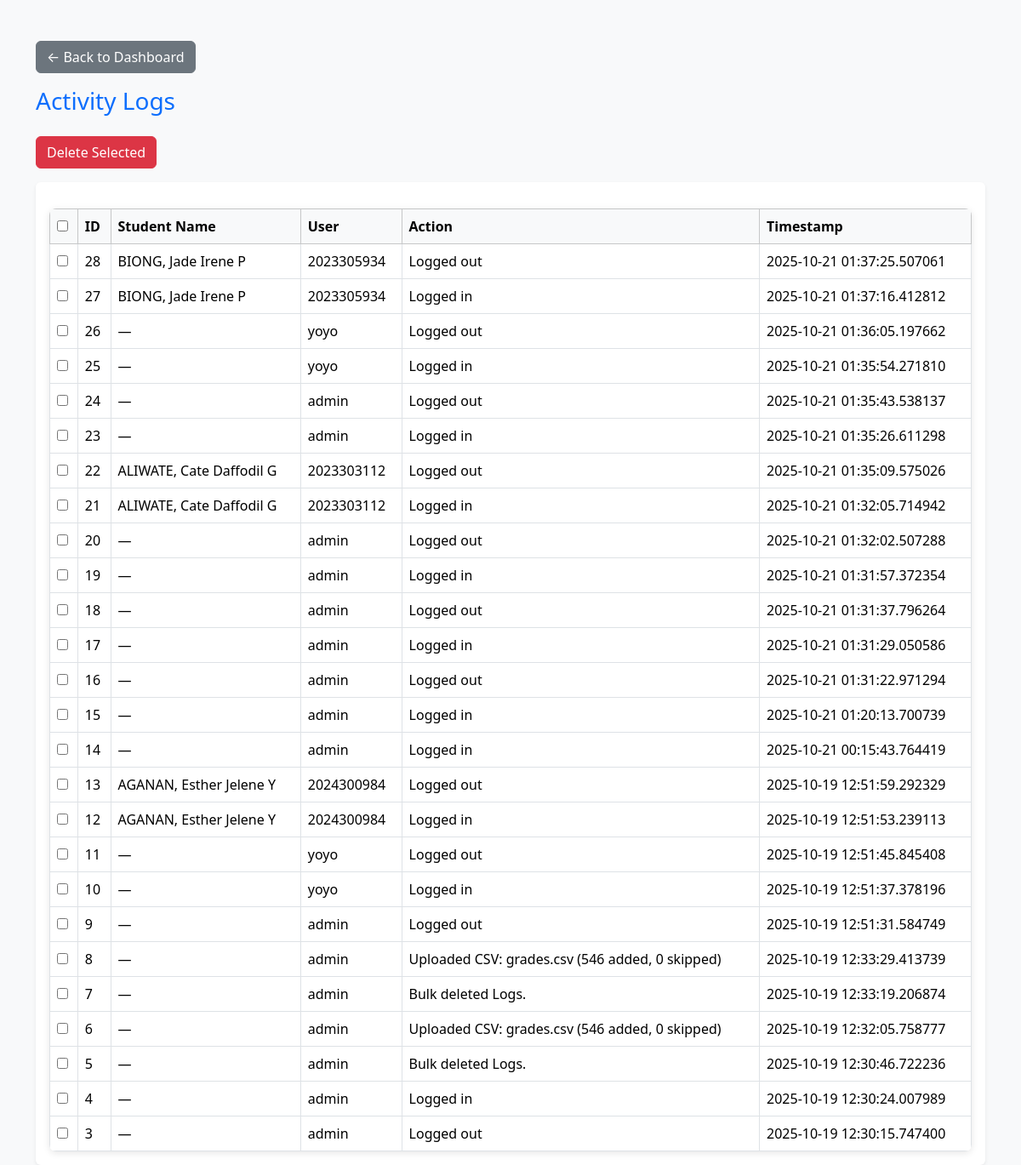
The app's page /view_logs (signed in) with its own data.
### app.py (models this page shows)
class Student(db.Model):
    id = db.Column(db.Integer, primary_key=True)
    student_id = db.Column(db.String(20), nullable=False)
    name = db.Column(db.String(100), nullable=False)
    subject = db.Column(db.String(50))
    grade = db.Column(db.String(10))
    remarks = db.Column(db.String(200))

class Log(db.Model):
    id = db.Column(db.Integer, primary_key=True)
    user = db.Column(db.String(100))
    action = db.Column(db.String(255))
    timestamp = db.Column(db.DateTime, default=datetime.utcnow)

### app.py (the view)
@app.route('/view_logs')
@login_required(role='Admin')
def view_logs():
    logs = Log.query.order_by(Log.timestamp.desc()).all()
    logs_with_student_name = []
    for log in logs:
        student = Student.query.filter_by(student_id=log.user).first()
        student_name = student.name if student else None
        logs_with_student_name.append({
            'id': log.id,
            'student_name': student_name,
            'user': log.user,
            'action': log.action,
            'timestamp': log.timestamp
        })
    return render_template('logs.html', logs=logs_with_student_name)

### app.py (called while the page is built)
def login_required(role=None):
    def decorator(f):
        @wraps(f)
        def decorated_function(*args, **kwargs):
            if 'user_id' not in session:
                flash("Please log in first.", "danger")
                return redirect(url_for('login'))
            if role and session.get('role') not in (role if isinstance(role, list) else [role]):
                flash("Access denied.", "danger")
                return redirect(url_for('login'))
            return f(*args, **kwargs)
        return decorated_function
    return decorator

### templates/logs.html (shortened to what this page needs)
<!DOCTYPE html>
<html lang="en">
<head>
<link href="https://cdn.jsdelivr.net/npm/bootstrap@5.3.3/dist/css/bootstrap.min.css" rel="stylesheet">
<link rel="stylesheet" href="{{ url_for('static', filename='css/style.css') }}">
</head>
<body class="bg-light">
<div class="container mt-5">
    <div class="mb-3">
        <a href="{{ url_for('dashboard_admin') }}" class="btn btn-secondary">
            ← Back to Dashboard
        </a>
    </div>
    <h3 class="text-primary mb-4">Activity Logs</h3>
    <div class="mb-3 d-flex gap-2">
        <button type="button" class="btn btn-danger" id="delete-selected" data-bs-toggle="modal" data-bs-target="#confirmDeleteModal">
            Delete Selected
        </button>
    </div>
    <form method="POST" action="{{ url_for('bulk_delete_logs') }}" id="bulk-delete-form">
        <div class="table-responsive shadow-sm bg-white p-3 rounded">
            <table class="table table-bordered table-hover align-middle mb-0">
                <thead class="table-light">
                    <tr>
                        <th><input type="checkbox" id="select-all"></th>
                        <th>ID</th>
                        <th>Student Name</th>
                        <th>User</th>
                        <th>Action</th>
                        <th>Timestamp</th>
                    </tr>
                </thead>
                <tbody>
                    {% for log in logs %}
                    <tr>
                        <td><input type="checkbox" name="log_ids" value="{{ log.id }}"></td>
                        <td>{{ log.id }}</td>
                        <td>{{ log.student_name or '—' }}</td>
                        <td>{{ log.user or '—' }}</td>
                        <td>{{ log.action }}</td>
                        <td>{{ log.timestamp }}</td>
                    </tr>
                    {% else %}
                    <tr>
                        <td colspan="6" class="text-center">No logs found.</td>
                    </tr>
                    {% endfor %}
                </tbody>
            </table>
        </div>
    </form>
</div>
</body>
</html>

### static/css/style.css (style rules this page uses)
#delete-selected { transition: background-color 0.3s, transform 0.2s; }
.table { border-radius: 8px; overflow: hidden; box-shadow: 0 2px 8px rgba(0,0,0,0.1); }
.table { margin-top: 15px; }

### records on screen
Student: name "BIONG, Jade Irene P" "BIONG, Jade Irene P"
Log: user "2023305934", action "Logged out", timestamp "2025-10-21 01:37:25.507061"
Log: user "2023305934", action "Logged in", timestamp "2025-10-21 01:37:16.412812"
Log: id "26", student_name "—", user "yoyo", action "Logged out", timestamp "2025-10-21 01:36:05.197662"
Log: id "25", student_name "—", user "yoyo", action "Logged in", timestamp "2025-10-21 01:35:54.271810"
Log: id "24", student_name "—", user "admin", action "Logged out", timestamp "2025-10-21 01:35:43.538137"
Log: id "23", student_name "—", user "admin", action "Logged in", timestamp "2025-10-21 01:35:26.611298"
Student: name "ALIWATE, Cate Daffodil G" "ALIWATE, Cate Daffodil G"
Log: user "2023303112", action "Logged out", timestamp "2025-10-21 01:35:09.575026"
Log: user "2023303112", action "Logged in", timestamp "2025-10-21 01:32:05.714942"
Log: id "20", student_name "—", user "admin", action "Logged out", timestamp "2025-10-21 01:32:02.507288"
Log: id "19", student_name "—", user "admin", action "Logged in", timestamp "2025-10-21 01:31:57.372354"
Log: id "18", student_name "—", user "admin", action "Logged out", timestamp "2025-10-21 01:31:37.796264"
Log: id "17", student_name "—", user "admin", action "Logged in", timestamp "2025-10-21 01:31:29.050586"
Log: id "16", student_name "—", user "admin", action "Logged out", timestamp "2025-10-21 01:31:22.971294"
Log: id "15", student_name "—", user "admin", action "Logged in", timestamp "2025-10-21 01:20:13.700739"
Log: id "14", student_name "—", user "admin", action "Logged in", timestamp "2025-10-21 00:15:43.764419"
Student: name "AGANAN, Esther Jelene Y" "AGANAN, Esther Jelene Y"
Log: user "2024300984", action "Logged out", timestamp "2025-10-19 12:51:59.292329"
Log: user "2024300984", action "Logged in", timestamp "2025-10-19 12:51:53.239113"
Log: id "11", student_name "—", user "yoyo", action "Logged out", timestamp "2025-10-19 12:51:45.845408"
Log: id "10", student_name "—", user "yoyo", action "Logged in", timestamp "2025-10-19 12:51:37.378196"
Log: id "9", student_name "—", user "admin", action "Logged out", timestamp "2025-10-19 12:51:31.584749"
Log: id "8", student_name "—", user "admin", action "Uploaded CSV: grades.csv (546 added, 0 skipped)", timestamp "2025-10-19 12:33:29.413739"
Log: id "7", student_name "—", user "admin", action "Bulk deleted Logs.", timestamp "2025-10-19 12:33:19.206874"
Log: id "6", student_name "—", user "admin", action "Uploaded CSV: grades.csv (546 added, 0 skipped)", timestamp "2025-10-19 12:32:05.758777"
Log: id "5", student_name "—", user "admin", action "Bulk deleted Logs.", timestamp "2025-10-19 12:30:46.722236"
Log: id "4", student_name "—", user "admin", action "Logged in", timestamp "2025-10-19 12:30:24.007989"
Log: id "3", student_name "—", user "admin", action "Logged out", timestamp "2025-10-19 12:30:15.747400"

### other values on screen
{{ log.id }} "28" "27" "22" "21" "13" "12"
